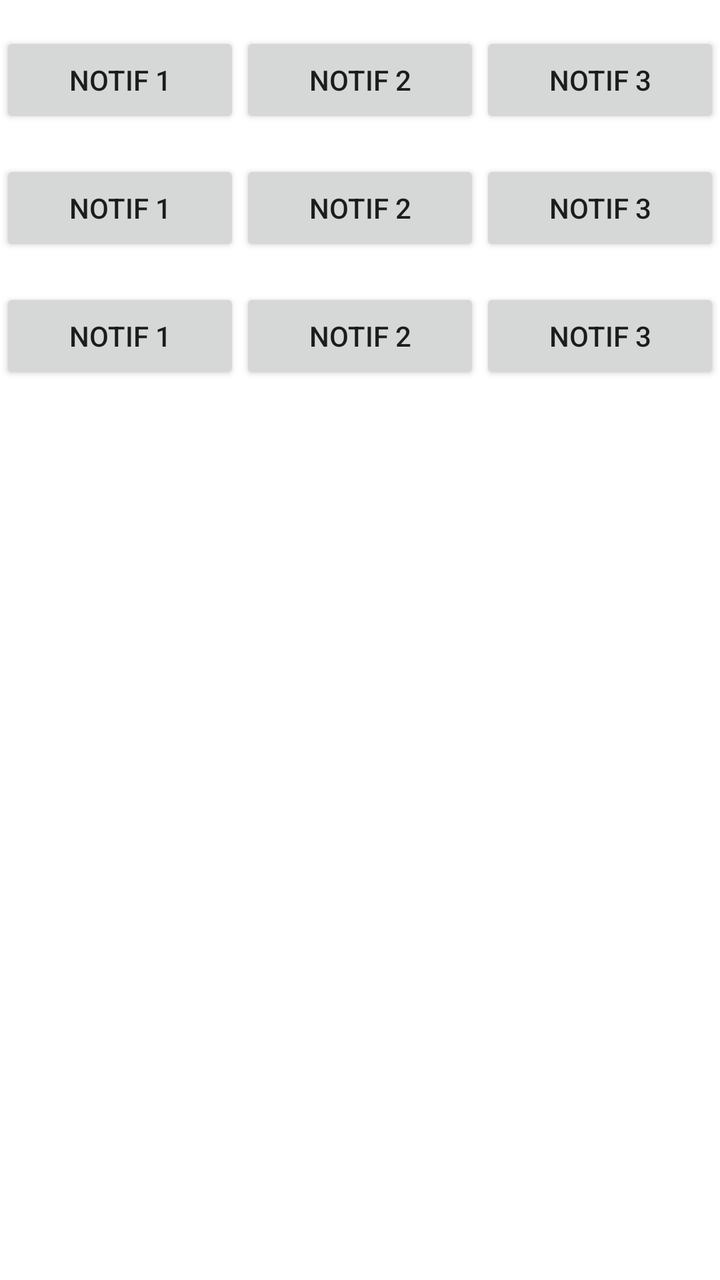
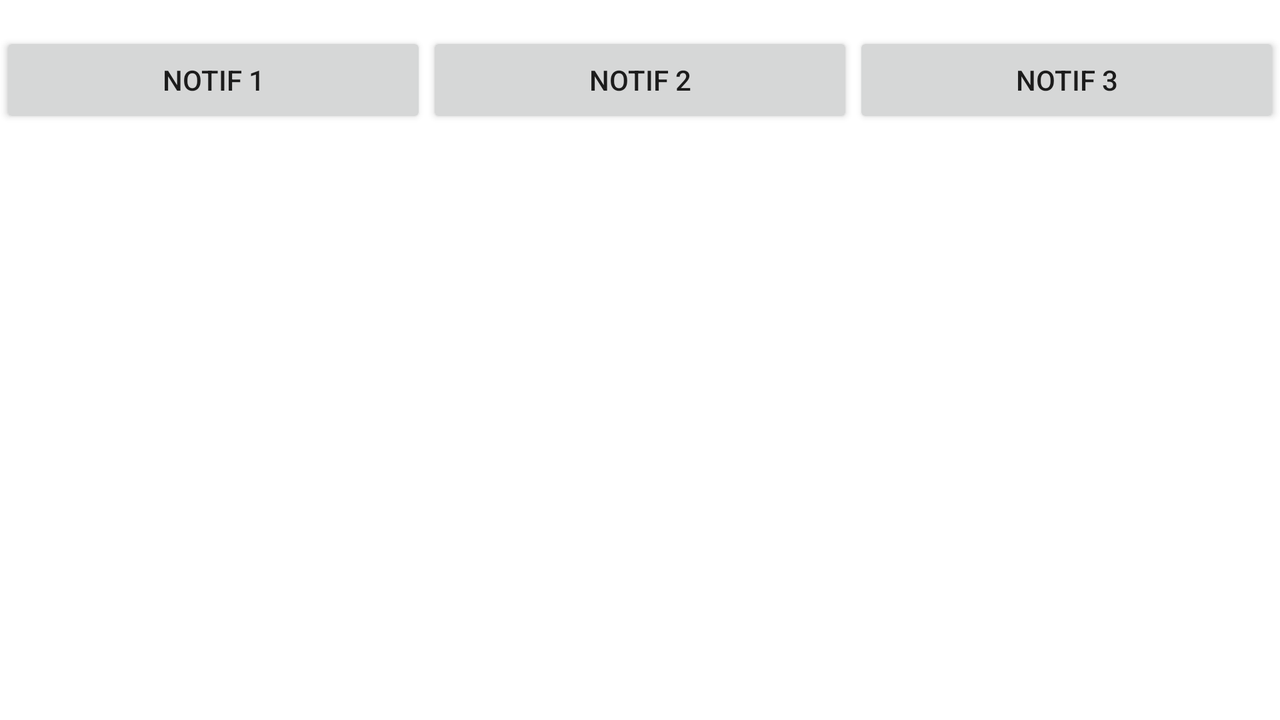

An Android layout and its configuration variant, each rendered on a device that would load it. The default file and the variant file are quoted in full after the pictures.
<!-- AndroidManifest.xml: application theme Theme.BetYou -->
<!-- res/layout/frg_money.xml -->
<?xml version="1.0" encoding="utf-8"?>
<LinearLayout xmlns:android="http://schemas.android.com/apk/res/android"
    xmlns:app="http://schemas.android.com/apk/res-auto"
    xmlns:tools="http://schemas.android.com/tools"
    android:layout_width="match_parent"
    android:layout_height="match_parent"
    android:orientation="vertical"
    tools:context=".main.HomeFragment" >

    <LinearLayout
        android:layout_width="match_parent"
        android:layout_height="wrap_content"
        android:layout_marginTop="16dp"
        android:orientation="horizontal" >

        <Button
            android:id="@+id/frg_money_notif_1"
            android:layout_width="wrap_content"
            android:layout_height="wrap_content"
            android:layout_weight="1"
            android:text="Notif 1" />

        <Button
            android:id="@+id/frg_money_notif_2"
            android:layout_width="wrap_content"
            android:layout_height="wrap_content"
            android:layout_weight="1"
            android:text="Notif 2" />

        <Button
            android:id="@+id/frg_money_notif_3"
            android:layout_width="wrap_content"
            android:layout_height="wrap_content"
            android:layout_weight="1"
            android:text="Notif 3" />
    </LinearLayout>

    <LinearLayout
        android:layout_width="match_parent"
        android:layout_height="wrap_content"
        android:layout_marginTop="16dp"
        android:orientation="horizontal" >

        <Button
            android:id="@+id/frg_money_notif_4"
            android:layout_width="wrap_content"
            android:layout_height="wrap_content"
            android:layout_weight="1"
            android:text="Notif 1" />

        <Button
            android:id="@+id/frg_money_notif_5"
            android:layout_width="wrap_content"
            android:layout_height="wrap_content"
            android:layout_weight="1"
            android:text="Notif 2" />

        <Button
            android:id="@+id/frg_money_notif_6"
            android:layout_width="wrap_content"
            android:layout_height="wrap_content"
            android:layout_weight="1"
            android:text="Notif 3" />
    </LinearLayout>

    <LinearLayout
        android:layout_width="match_parent"
        android:layout_height="wrap_content"
        android:layout_marginTop="16dp"
        android:orientation="horizontal" >

        <Button
            android:id="@+id/frg_money_notif_7"
            android:layout_width="wrap_content"
            android:layout_height="wrap_content"
            android:layout_weight="1"
            android:text="Notif 1" />

        <Button
            android:id="@+id/frg_money_notif_8"
            android:layout_width="wrap_content"
            android:layout_height="wrap_content"
            android:layout_weight="1"
            android:text="Notif 2" />

        <Button
            android:id="@+id/frg_money_notif_9"
            android:layout_width="wrap_content"
            android:layout_height="wrap_content"
            android:layout_weight="1"
            android:text="Notif 3" />
    </LinearLayout>
</LinearLayout>
<!-- resources referenced by this layout -->
<resources>
  <style name="Theme.BetYou" parent="Theme.MaterialComponents.DayNight.DarkActionBar">
          
          <item name="colorPrimary">@color/primaryColor</item>
          <item name="colorPrimaryVariant">@color/primaryLightColor</item>
          <item name="colorOnPrimary">@color/primaryTextColor</item>
          <item name="color">@color/primaryTextColor</item>
          
          <item name="colorSecondary">@color/primaryColor</item>
          <item name="colorSecondaryVariant">@color/secondaryLightColor</item>
          <item name="colorOnSecondary">@color/secondaryTextColor</item>
          
          <item name="android:statusBarColor" tools:targetApi="l">?attr/colorPrimaryVariant</item>
          
  
          <item name="windowActionBar">false</item>
          <item name="windowNoTitle">true</item>
      </style>
  <color name="primaryColor">#97c9f8</color>
  <color name="primaryLightColor">#cafcff</color>
  <color name="primaryTextColor">#555</color>
  <color name="secondaryLightColor">#e8ffff</color>
  <color name="secondaryTextColor">#555</color>
</resources>
<!-- res/layout-land/frg_money.xml (the author's variant of the layout above) -->
<!-- drawn on the phone turned sideways -->
<?xml version="1.0" encoding="utf-8"?>
<androidx.constraintlayout.widget.ConstraintLayout xmlns:android="http://schemas.android.com/apk/res/android"
    xmlns:app="http://schemas.android.com/apk/res-auto"
    xmlns:tools="http://schemas.android.com/tools"
    android:layout_width="match_parent"
    android:layout_height="match_parent"
    tools:context=".main.HomeFragment" >

    <LinearLayout
        android:layout_width="0dp"
        android:layout_height="wrap_content"
        android:layout_marginTop="16dp"
        android:orientation="horizontal"
        app:layout_constraintEnd_toEndOf="parent"
        app:layout_constraintStart_toStartOf="parent"
        app:layout_constraintTop_toTopOf="parent">

        <Button
            android:id="@+id/frg_money_notif_1"
            android:layout_width="wrap_content"
            android:layout_height="wrap_content"
            android:layout_weight="1"
            android:text="Notif 1" />

        <Button
            android:id="@+id/frg_money_notif_2"
            android:layout_width="wrap_content"
            android:layout_height="wrap_content"
            android:layout_weight="1"
            android:text="Notif 2" />

        <Button
            android:id="@+id/frg_money_notif_3"
            android:layout_width="wrap_content"
            android:layout_height="wrap_content"
            android:layout_weight="1"
            android:text="Notif 3" />
    </LinearLayout>
</androidx.constraintlayout.widget.ConstraintLayout>
